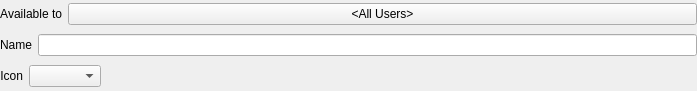
<?xml version="1.0" encoding="UTF-8"?>
<ui version="4.0">
 <class>SoftwareTriggerBusinessEventWidget</class>
 <widget class="QWidget" name="SoftwareTriggerBusinessEventWidget">
  <property name="geometry">
   <rect>
    <x>0</x>
    <y>0</y>
    <width>697</width>
    <height>91</height>
   </rect>
  </property>
  <property name="windowTitle">
   <string/>
  </property>
  <layout class="QVBoxLayout" name="verticalLayout">
   <property name="leftMargin">
    <number>0</number>
   </property>
   <property name="topMargin">
    <number>0</number>
   </property>
   <property name="rightMargin">
    <number>0</number>
   </property>
   <property name="bottomMargin">
    <number>0</number>
   </property>
   <item>
    <layout class="QHBoxLayout" name="horizontalLayout_3">
     <item>
      <widget class="QLabel" name="usersLabel">
       <property name="text">
        <string>Available to</string>
       </property>
       <property name="alignment">
        <set>Qt::AlignRight|Qt::AlignTrailing|Qt::AlignVCenter</set>
       </property>
      </widget>
     </item>
     <item>
      <widget class="QnSelectUsersButton" name="usersButton">
       <property name="sizePolicy">
        <sizepolicy hsizetype="MinimumExpanding" vsizetype="Fixed">
         <horstretch>0</horstretch>
         <verstretch>0</verstretch>
        </sizepolicy>
       </property>
       <property name="text">
        <string notr="true">&lt;All Users&gt;</string>
       </property>
      </widget>
     </item>
    </layout>
   </item>
   <item>
    <layout class="QHBoxLayout" name="horizontalLayout">
     <item>
      <widget class="QLabel" name="nameLabel">
       <property name="text">
        <string>Name</string>
       </property>
       <property name="alignment">
        <set>Qt::AlignRight|Qt::AlignTrailing|Qt::AlignVCenter</set>
       </property>
      </widget>
     </item>
     <item>
      <widget class="QLineEdit" name="triggerIdLineEdit"/>
     </item>
    </layout>
   </item>
   <item>
    <layout class="QHBoxLayout" name="horizontalLayout_2">
     <item>
      <widget class="QLabel" name="iconLabel">
       <property name="text">
        <string>Icon</string>
       </property>
       <property name="alignment">
        <set>Qt::AlignRight|Qt::AlignTrailing|Qt::AlignVCenter</set>
       </property>
      </widget>
     </item>
     <item>
      <widget class="QnIconSelectionComboBox" name="iconComboBox"/>
     </item>
     <item>
      <spacer name="horizontalSpacer">
       <property name="orientation">
        <enum>Qt::Horizontal</enum>
       </property>
       <property name="sizeHint" stdset="0">
        <size>
         <width>40</width>
         <height>20</height>
        </size>
       </property>
      </spacer>
     </item>
    </layout>
   </item>
  </layout>
 </widget>
 <customwidgets>
  <customwidget>
   <class>QnSelectUsersButton</class>
   <extends>QPushButton</extends>
   <header location="global">ui/widgets/select_resources_button.h</header>
  </customwidget>
  <customwidget>
   <class>QnIconSelectionComboBox</class>
   <extends>QComboBox</extends>
   <header location="global">ui/widgets/common/icon_selection_combo_box.h</header>
  </customwidget>
 </customwidgets>
 <resources/>
 <connections/>
</ui>
